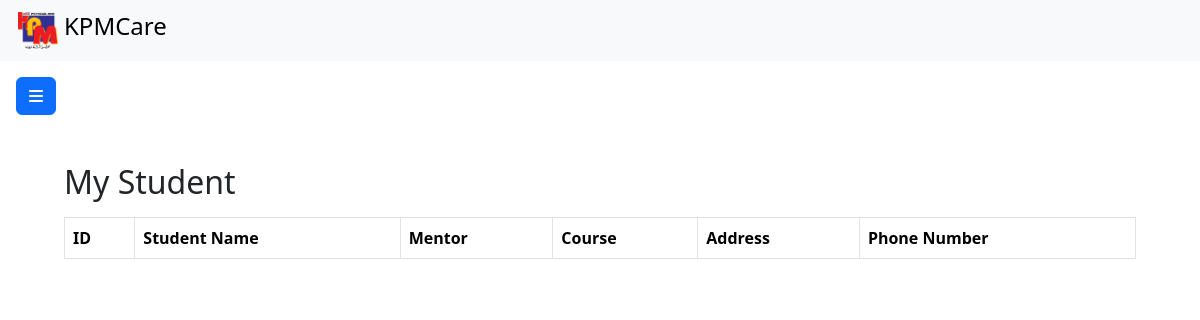
Page /intervention/lecturer/myStudent/l11 on the earlier database version.
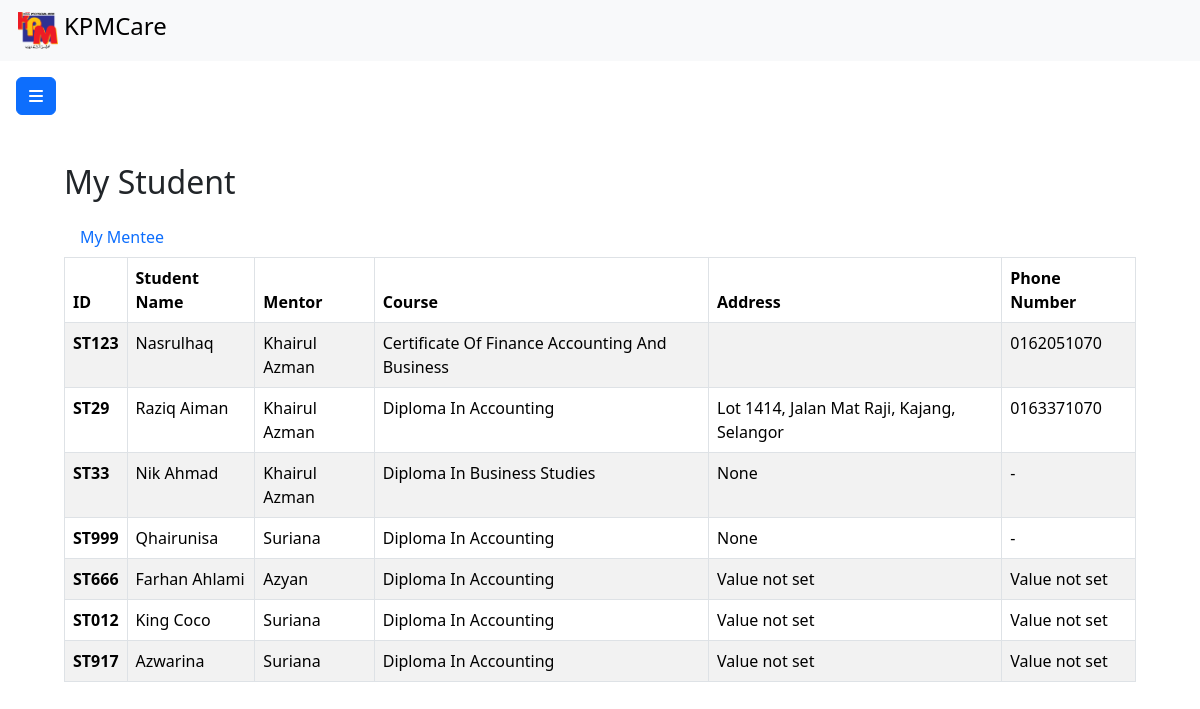
Same page on the later database version.
### intervention/models.py (models this page shows)
class Mentor(models.Model):
    mentorId = models.CharField(max_length=5, primary_key=True)
    mentorName = models.CharField(max_length=200)  # Changed TextField to CharField for consistency
    password = models.CharField(max_length=128)

class Student(models.Model):
    studentId = models.CharField(max_length=5, primary_key=True)
    studentName = models.CharField(max_length=200)
    mentor = models.ForeignKey(Mentor, on_delete=models.CASCADE)
    password = models.CharField(max_length=128)
    address = models.TextField(blank=True, null=True ,default="Value not set")
    phone = models.CharField(blank=True , default="Value not set", null=True,max_length=15)
    course = models.CharField(blank=True , default="Value not set", null=True,max_length=15)
    image = models.ImageField(default='default.jpg', upload_to='profile_pics')

### intervention/views.py (the view)
# urls.py: path("lecturer/myStudent/<str:mentorId>", views.displayStudent, name="myStudent"),
def displayStudent(request, mentorId):
    mentorDetails = Mentor.objects.filter(mentorId=mentorId).values()
    mentorId = Mentor.objects.filter(mentorId=mentorId).values('mentorId')
    student = Student.objects.all().values
    allMentor = Mentor.objects.all().values()
    studentDetails = {
        'studentDetails':student,
        'mentorDetails':mentorId,
        'lecturerDetails':mentorDetails,
        'allMentor': allMentor,
        'mode': 'allStudent'
    }
    return render(request,'myStudent.html',studentDetails)

### intervention/templates/myStudent.html (shortened to what this page needs)
{% load static%}
<!DOCTYPE html>
<html lang="en">
<head>
    <link href="https://cdn.jsdelivr.net/npm/bootstrap@5.3.2/dist/css/bootstrap.min.css" rel="stylesheet"
>
    <link rel="stylesheet" href="{% static 'style.css'%}">
</head>
<body>
    <nav class="navbar bg-body-tertiary">
        <div class="container-fluid">
            <span class="navbar-brand my-nav mb-0 h1">
                <img src="{% static 'assets/LogoKPM.png' %}" alt="" width="40">
                <h4>KPMCare</h4>
            </span>
        </div>
    </nav>
    <main>
        <button class="btn btn-primary" type="button" data-bs-toggle="offcanvas" data-bs-target="#leftOffcanvas"
            aria-controls="leftOffcanvas">
            <i class="fa-solid fa-bars"></i>
        </button>
        <div class="content">
            {% if mode == 'allStudent'%}
            <div class="title-header mb-2">
                <h2>My Student</h2>
            </div>
            <nav class="nav">
                {% for mentorId in mentorDetails%}
                <a class="nav-link active" aria-current="page" href="findMyMentee/{{mentorId.mentorId}}">My Mentee</a>
                {% endfor %}
              </nav>
            <table class="table table-striped table-hover table-bordered">
                <thead>
                    <tr>
                        <th scope="col">ID</th>
                        <th scope="col">Student Name</th>
                        <th scope="col">Mentor</th>
                        <th scope="col">Course</th>
                        <th scope="col">Address</th>
                        <th scope="col">Phone Number</th>
                    </tr>
                </thead>
                <tbody>
                    {% for student in studentDetails %}
                        <tr>
                            <th scope="row">{{ student.studentId }}</th>
                            <td>{{ student.studentName }}</td>
                            {% for mentor in allMentor%}
                            {% if student.mentor_id == mentor.mentorId%}
                            <td>{{ mentor.mentorName }}</td>
                            {%endif%}
                            {% endfor%}
                            <td>{{student.course}}</td>
                            <td>{{student.address}}</td>
                            <td>{{student.phone}}</td>
                        </tr>
                    {% endfor %}
                </tbody>
            </table>
            {%endif%}
        </div>
    </main>
</body>
</html>

### intervention/static/style.css (style rules this page uses)
.my-nav { display: flex; flex-direction: row; gap: 0.3em; padding: 0.2em 0.3em; }
main { padding: 1em; }
main .title-header { display: flex; flex-direction: row; width: 100%; justify-content: start; }
.content { margin: 3em; }

Differences in the rows shown:
added Student: studentId "ST123", studentName "Nasrulhaq", course "Certificate Of Finance Accounting And Business", phone "0162051070"
added Mentor: mentorName "Khairul Azman"
added Student: studentId "ST29", studentName "Raziq Aiman", course "Diploma In Accounting", address "Lot 1414, Jalan Mat Raji, Kajang, Selangor", phone "0163371070"
added Student: studentId "ST33", studentName "Nik Ahmad", course "Diploma In Business Studies", address "None", phone "-"
added Student: studentId "ST999", studentName "Qhairunisa", course "Diploma In Accounting", address "None", phone "-"
added Mentor: mentorName "Suriana"
added Student: studentId "ST666", studentName "Farhan Ahlami", course "Diploma In Accounting", address "Value not set", phone "Value not set"
added Mentor: mentorName "Azyan", shown under "ST666"
added Student: studentId "ST012", studentName "King Coco", course "Diploma In Accounting", address "Value not set", phone "Value not set"
added Student: studentId "ST917", studentName "Azwarina", course "Diploma In Accounting", address "Value not set", phone "Value not set"
